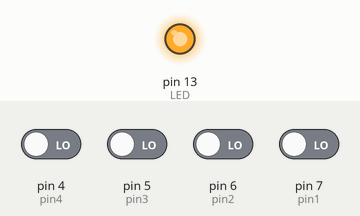
Bench run of a sketch on a simulated Arduino Uno, built with avr-gcc and run on an emulated ATmega328P. On the bench: output pins drawn as LEDs (lit = HIGH). The inputs (shaded band) are chosen by the test bench; at power-on: pin 4 (pin4), pin 5 (pin3), pin 6 (pin2), pin 7 (pin1) LOW.

Above: at 1.2 s.
1.3 s: pin 4 (pin4) driven HIGH
At 1.6 s:
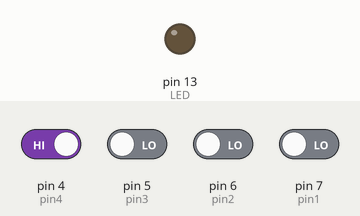
2.8 s: pin 4 (pin4) driven LOW
At 3.9 s:
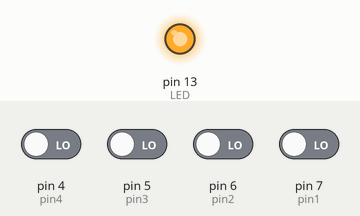
4.3 s: pin 5 (pin3) driven HIGH
At 5.1 s:
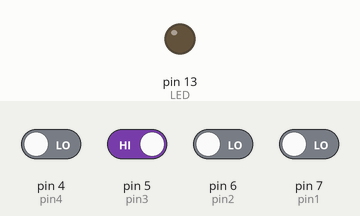
Timing chart, 0 to 7.3 s (numbered marks = the images above; inputs shaded):
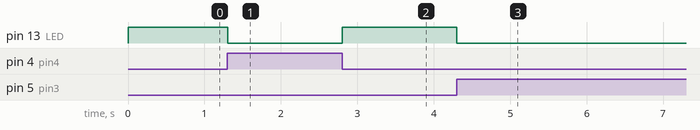

Measured:
- after the input at 1.3 s, pin 13 (LED): HIGH → LOW at once
- after the input at 2.8 s, pin 13 (LED): LOW → HIGH at once
- after the input at 4.3 s, pin 13 (LED): HIGH → LOW at once

The sketch:

GrayHill_Switch_1.ino
```cpp
int pin1 = 7;
int pin2 = 6;
int pin3 = 5;
int pin4 = 4;
int LED = 13;
int switchbin = 0b0000;

void setup() {
  // put your setup code here, to run once:
  pinMode(pin1, INPUT);
  pinMode(pin2, INPUT);
  pinMode(pin3, INPUT);
  pinMode(pin4, INPUT);
  pinMode(LED, OUTPUT);
}

void loop() {
  // put your main code here, to run repeatedly:

  if (digitalRead(pin1) == HIGH)
    switchbin += 0b0001;
  if (digitalRead(pin2) == HIGH)
    switchbin += 0b0010;
  if (digitalRead(pin3) == HIGH)
    switchbin += 0b0100;
  if (digitalRead(pin4) == HIGH)
    switchbin += 0b1000;

  if ( (switchbin == 0) || (switchbin == 5) || (switchbin == 6) || (switchbin == 13) || (switchbin == 14)){
    digitalWrite(LED, HIGH);
    delay(10);
  }
  else {
    digitalWrite(LED, LOW);
  }

 switchbin = 0b0000;
}
```
